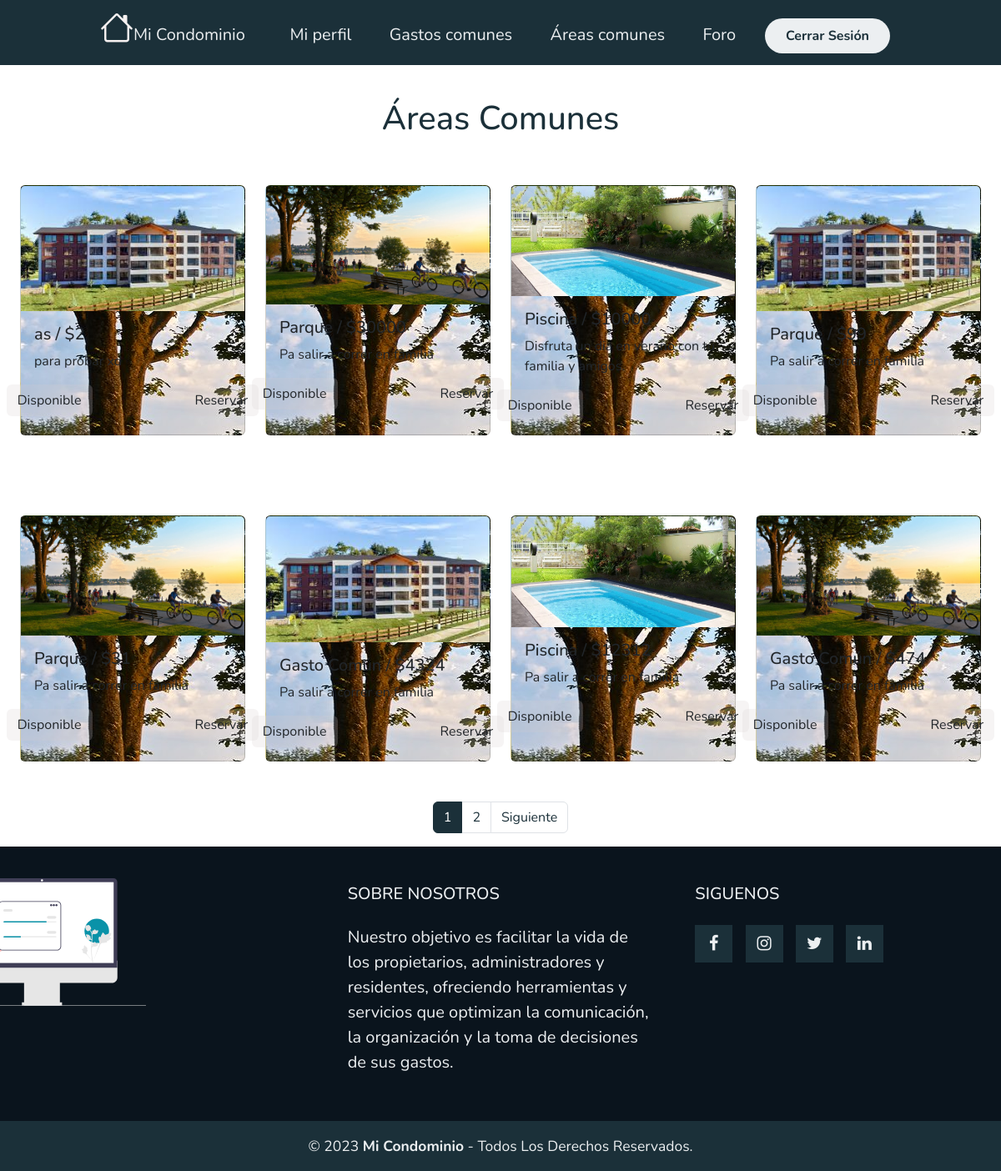
/AreasAdmin/ (signed in), run on the app's committed database.
### myapp/models.py (models this page shows, shortened)
class AreaComun(models.Model):
    ESTADO_RESERVA = (
        ('Disponible', 'Disponible'),
        ('Reservado', 'Reservado'),
    )
    estado_reserva = models.CharField(max_length=20, choices=ESTADO_RESERVA, default='Disponible')
    nombre = models.CharField(max_length=50)
    descripcion = models.TextField()
    monto = models.IntegerField()
    fecha = models.DateField(default=date.today)
    imagen = models.ImageField(upload_to="areas", null=True)

### myapp/views.py (the view)
# urls.py: path('AreasAdmin/',AreasAdmin,name="AreasAdmin"),
@login_required
def AreasAdmin(request):
    data = AreaComun.objects.all()
    page = request.GET.get('page', 1)
    try:
        paginator = Paginator(data, 8)
        data = paginator.page(page)
    except:
        raise Http404
    return render(request, 'myapp/Areas/AreasAdmin.html',{'entity' : data, 'paginator':paginator})

### myapp/templates/myapp/Areas/AreasAdmin.html (shortened to what this page needs)
{% extends 'myapp/base.html' %}
{% block contenido %}
{% load static %}
{% load humanize %}
<div style="color: #1b3039;  display: flex; align-items: center; justify-content: center; margin-top: 40px;">
    <h1>Áreas Comunes</h1>
</div>
<section class="container-fluid">
    <div class="row w-80 mx-auto catalogos-autos" id="color_btn_cat">
        {% for areas in entity %}
        <div class="col-lg-3 col-md-6 col-sm-12  my-5 d-flex justify-content-center icono2-wrap">
            <div class="card" style="width: 20rem;">
                {% if areas.imagen %}
                <img src="{{ areas.imagen.url }}" class="card-img-top" alt="test">
                {% endif %}
                <div class="card-body">
                    <h5 class="card-title">{{ areas.nombre }} / ${{ areas.monto }}</h5>
                    <p class="card-text">{{ areas.descripcion }}</p>
                    <div class="d-flex justify-content-center">
                        <a href="#" class="btn" style="background-color:#d4cccc36">{{ areas.estado_reserva }}</a>
                        {% if not user.is_staff %}
                        <a href="#" class="btn" data-bs-toggle="modal" data-bs-target="#exampleModal"
                            style="background-color:#d4cccc36; margin-left: 110px;">Reservar</a>
                        {% endif %}
                    </div>
                </div>
            </div>
        </div>
        {% endfor %}
    </div>
</section>
<div>
    {% include 'myapp/Paginator.html' %}
</div>
{% endblock %}

### myapp/static/myapp/css/estilo.css/estilo.css (style rules this page uses)
* { box-sizing: border-box; margin: 0; padding: 0; font-family: 'Nunito', sans-serif; }
body { background-color: #fff; }
.card { background-image: url('/myapp/static/myapp/img/Parque.jpg');; }

### data on the page
AreaComun: imagen (picture), nombre "as", monto "2", descripcion "para probar xd", estado_reserva "Disponible"
AreaComun: imagen (picture), nombre "Parque", monto "30000", descripcion "Pa salir a correr en familia", estado_reserva "Disponible"
AreaComun: imagen (picture), nombre "Piscina", monto "10000", descripcion "Disfruta un dia en verano con tu familia y amigos.", estado_reserva "Disponible"
AreaComun: imagen (picture), nombre "Parque", monto "99", descripcion "Pa salir a correr en familia", estado_reserva "Disponible"
AreaComun: imagen (picture), nombre "Parque", monto "31", descripcion "Pa salir a correr en familia", estado_reserva "Disponible"
AreaComun: imagen (picture), nombre "Gasto Común", monto "4324", descripcion "Pa salir a correr en familia", estado_reserva "Disponible"
AreaComun: imagen (picture), nombre "Piscina", monto "12312", descripcion "Pa salir a correr en familia", estado_reserva "Disponible"
AreaComun: imagen (picture), nombre "Gasto Común", monto "474", descripcion "Pa salir a correr en familia", estado_reserva "Disponible"

### other printed values
{{ page }} "1" "2"
